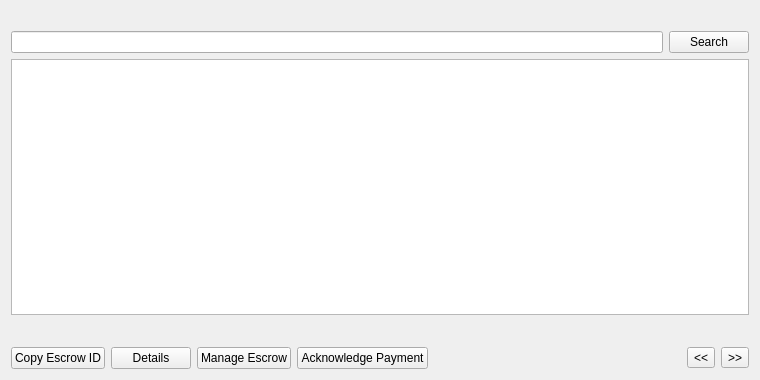
<?xml version="1.0" encoding="UTF-8"?>
<ui version="4.0">
 <class>EscrowListPage</class>
 <widget class="QWidget" name="EscrowListPage">
  <property name="geometry">
   <rect>
    <x>0</x>
    <y>0</y>
    <width>760</width>
    <height>380</height>
   </rect>
  </property>
  <property name="windowTitle">
   <string>Escrows</string>
  </property>
  <layout class="QVBoxLayout" name="verticalLayout">
   <item>
    <widget class="QLabel" name="labelExplanation">
     <property name="textFormat">
      <enum>Qt::PlainText</enum>
     </property>
     <property name="wordWrap">
      <bool>true</bool>
     </property>
    </widget>
   </item>
   <item>
    <layout class="QHBoxLayout" name="horizontalLayout_2">
     <item>
      <widget class="QLineEdit" name="lineEditEscrowSearch"/>
     </item>
     <item>
      <widget class="QPushButton" name="searchEscrow">
       <property name="maximumSize">
        <size>
         <width>16777215</width>
         <height>48</height>
        </size>
       </property>
       <property name="text">
        <string>Search</string>
       </property>
      </widget>
     </item>
    </layout>
   </item>
   <item>
    <widget class="QTableView" name="tableView">
     <property name="contextMenuPolicy">
      <enum>Qt::CustomContextMenu</enum>
     </property>
     <property name="toolTip">
      <string/>
     </property>
     <property name="tabKeyNavigation">
      <bool>false</bool>
     </property>
     <property name="alternatingRowColors">
      <bool>true</bool>
     </property>
     <property name="selectionMode">
      <enum>QAbstractItemView::SingleSelection</enum>
     </property>
     <property name="selectionBehavior">
      <enum>QAbstractItemView::SelectRows</enum>
     </property>
     <property name="sortingEnabled">
      <bool>true</bool>
     </property>
     <attribute name="verticalHeaderVisible">
      <bool>false</bool>
     </attribute>
    </widget>
   </item>
   <item>
    <layout class="QHBoxLayout" name="horizontalLayout_3">
     <item>
      <spacer name="horizontalSpacer_2">
       <property name="orientation">
        <enum>Qt::Horizontal</enum>
       </property>
       <property name="sizeHint" stdset="0">
        <size>
         <width>40</width>
         <height>20</height>
        </size>
       </property>
      </spacer>
     </item>
     <item>
      <widget class="QLabel" name="labelPage">
       <property name="text">
        <string/>
       </property>
      </widget>
     </item>
    </layout>
   </item>
   <item>
    <layout class="QHBoxLayout" name="horizontalLayout">
     <item>
      <widget class="QPushButton" name="copyEscrow">
       <property name="toolTip">
        <string>Copy the currently selected escrow to the system clipboard</string>
       </property>
       <property name="text">
        <string>Copy Escrow ID</string>
       </property>
      </widget>
     </item>
     <item>
      <widget class="QPushButton" name="detailButton">
       <property name="text">
        <string>Details</string>
       </property>
      </widget>
     </item>
     <item>
      <widget class="QPushButton" name="manageButton">
       <property name="text">
        <string>Manage Escrow</string>
       </property>
      </widget>
     </item>
     <item>
      <widget class="QPushButton" name="ackButton">
       <property name="text">
        <string>Acknowledge Payment</string>
       </property>
      </widget>
     </item>
     <item>
      <spacer name="horizontalSpacer">
       <property name="orientation">
        <enum>Qt::Horizontal</enum>
       </property>
       <property name="sizeHint" stdset="0">
        <size>
         <width>40</width>
         <height>20</height>
        </size>
       </property>
      </spacer>
     </item>
     <item>
      <widget class="QToolButton" name="prevButton">
       <property name="text">
        <string>&lt;&lt;</string>
       </property>
      </widget>
     </item>
     <item>
      <widget class="QToolButton" name="nextButton">
       <property name="text">
        <string>&gt;&gt;</string>
       </property>
      </widget>
     </item>
    </layout>
   </item>
  </layout>
 </widget>
 <resources>
  <include location="../presidentielcoin.qrc"/>
 </resources>
 <connections/>
</ui>
